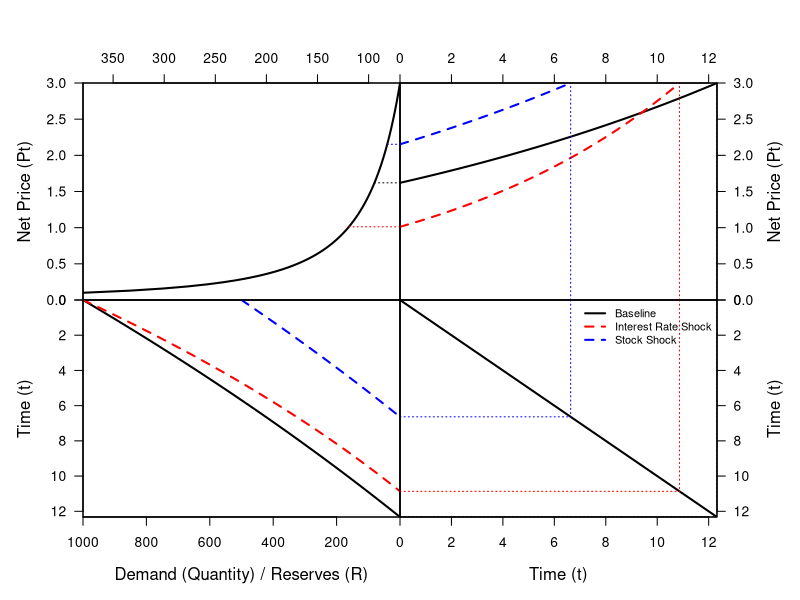

The R script that drew this image:
# PART 1: DATA GENERATION WITH NON-LINEAR DEMAND

# Step A: Define Model Parameters
# Using the user-provided parameters for a clear view of the demand curve
r_base <- 0.05; R0_base <- 1000
r_shock <- 0.10; R0_shock <- 500
pT <- 3; A <- 120; epsilon <- 0.5

# Step B: Define Core Economic Functions (Unchanged)
d_nonlinear <- function(p) A * p^(-epsilon)
stock_root_finder <- function(Tf, r, R) {
  quantity_as_a_function_of_time <- function(t) {
    price_at_t <- pT * exp(-r * (Tf - t))
    return(ifelse(price_at_t <= 0, Inf, d_nonlinear(price_at_t)))
  }
  total_extraction <- integrate(quantity_as_a_function_of_time, lower = 0, upper = Tf)$value
  return(R - total_extraction)
}

# Step C: Solve for all three paths (Unchanged)
# Path 1: Baseline
Tf_base <- uniroot(stock_root_finder, c(1, 200), r = r_base, R = R0_base)$root
time_base <- seq(0, Tf_base, length.out = 100); price_base <- pT * exp(-r_base * (Tf_base - time_base))
quantity_base <- d_nonlinear(price_base)
stock_base <- R0_base - sapply(time_base, function(t) {
  integrate(function(x) d_nonlinear(pT * exp(-r_base * (Tf_base - x))), lower = 0, upper = t)$value
})

# Path 2: Interest Rate Shock
Tf_r_shock <- uniroot(stock_root_finder, c(1, 200), r = r_shock, R = R0_base)$root
time_r_shock <- seq(0, Tf_r_shock, length.out = 100); price_r_shock <- pT * exp(-r_shock * (Tf_r_shock - time_r_shock))
quantity_r_shock <- d_nonlinear(price_r_shock)
stock_r_shock <- R0_base - sapply(time_r_shock, function(t) {
  integrate(function(x) d_nonlinear(pT * exp(-r_shock * (Tf_r_shock - x))), lower = 0, upper = t)$value
})

# Path 3: Resource Stock Shock
Tf_R_shock <- uniroot(stock_root_finder, c(1, 200), r = r_base, R = R0_shock)$root
time_R_shock <- seq(0, Tf_R_shock, length.out = 100); price_R_shock <- pT * exp(-r_base * (Tf_R_shock - time_R_shock))
quantity_R_shock <- d_nonlinear(price_R_shock)
stock_R_shock <- R0_shock - sapply(time_R_shock, function(t) {
  integrate(function(x) d_nonlinear(pT * exp(-r_base * (Tf_R_shock - x))), lower = 0, upper = t)$value
})


# PART 2: THE FINAL PLOTTING FUNCTION (WITH CORRECTED PROJECTIONS)

create_final_plot <- function(time_base, price_base, quantity_base, stock_base,
                              time_r_shock, price_r_shock, quantity_r_shock, stock_r_shock,
                              time_R_shock, price_R_shock, quantity_R_shock, stock_R_shock) {
  
  if (dev.cur() != 1) dev.off()
  layout(matrix(c(1, 2, 3, 4), nrow = 2, byrow = TRUE))
  par(oma = c(0, 0, 0, 0))
  
  P0_base <- price_base[1]; T_base <- max(time_base); Q0_base <- quantity_base[1]
  P0_r_shock <- price_r_shock[1]; T_r_shock <- max(time_r_shock); Q0_r_shock <- quantity_r_shock[1]
  P0_R_shock <- price_R_shock[1]; T_R_shock <- max(time_R_shock); Q0_R_shock <- quantity_R_shock[1]
  
  # Plot 1: Demand Curve (Top-Left)
  par(mar = c(0, 5, 5, 0))
  p_demand <- seq(0.1, pT, length.out = 100); q_demand <- d_nonlinear(p_demand)
  plot(q_demand, p_demand, type = "l", lwd = 2,
       xaxs = "i", yaxs = "i", xlim = rev(range(q_demand)), ylim = c(0, max(p_demand)),
       xaxt = "n", yaxt = "n", xlab = "", ylab = "")
  # Horizontal lines from initial prices to the demand curve
  segments(Q0_base, P0_base, 0, P0_base, lty = 3, col = "black")
  segments(Q0_r_shock, P0_r_shock, 0, P0_r_shock, lty = 3, col = "red")
  segments(Q0_R_shock, P0_R_shock, 0, P0_R_shock, lty = 3, col = "blue")
  axis(side = 2, las = 1); mtext("Net Price (Pt)", side = 2, line = 3)
  axis(side = 3); box()
  
  # Plot 2: Price Path (Top-Right)
  par(mar = c(0, 0, 5, 5))
  plot(time_base, price_base, type = "l", lwd = 2, lty = 1, col = "black",
       xaxs = "i", yaxs = "i",
       xlim = c(0, max(c(time_base, time_r_shock, time_R_shock))),
       ylim = c(0, max(c(price_base, price_r_shock, price_R_shock))),
       xaxt = "n", yaxt = "n", xlab = "", ylab = "")
  lines(time_r_shock, price_r_shock, lwd = 2, lty = 2, col = "red")
  lines(time_R_shock, price_R_shock, lwd = 2, lty = 2, col = "blue")
  # Vertical lines from terminal times up to the choke price
  segments(T_base, 0, T_base, pT, lty = 3, col = "black")
  segments(T_r_shock, 0, T_r_shock, pT, lty = 3, col = "red")
  segments(T_R_shock, 0, T_R_shock, pT, lty = 3, col = "blue")
  axis(side = 3); axis(side = 4, las = 1)
  mtext("Net Price (Pt)", side = 4, line = 3); box()
  
  # Plot 3: Reserve Path (Bottom-Left)
  par(mar = c(5, 5, 0, 0))
  plot(stock_base, time_base, type = "l", lwd = 2, lty = 1, col = "black",
       xaxs = "i", yaxs = "i",
       xlim = rev(range(c(stock_base, stock_r_shock, stock_R_shock))),
       ylim = rev(range(c(time_base, time_r_shock, time_R_shock))),
       xaxt = "n", yaxt = "n", xlab = "", ylab = "")
  lines(stock_r_shock, time_r_shock, lwd = 2, lty = 2, col = "red")
  lines(stock_R_shock, time_R_shock, lwd = 2, lty = 2, col = "blue")
  # NO projection lines in this quadrant, as requested
  axis(side = 1); mtext("Demand (Quantity) / Reserves (R)", side = 1, line = 3)
  axis(side = 2, las = 1); mtext("Time (t)", side = 2, line = 3); box()
  
  # Plot 4: 45-degree Line (Bottom-Right)
  par(mar = c(5, 0, 0, 5))
  plot(time_base, time_base, type = "l", lwd = 2, lty = 1, col = "black",
       xaxs = "i", yaxs = "i",
       xlim = c(0, max(c(time_base, time_r_shock, time_R_shock))),
       ylim = rev(range(c(time_base, time_r_shock, time_R_shock))),
       xaxt = "n", yaxt = "n", xlab = "", ylab = "")
  # Horizontal lines from terminal times to the y-axis
  segments(0, T_base, T_base, T_base, lty = 3, col = "black")
  segments(0, T_r_shock, T_r_shock, T_r_shock, lty = 3, col = "red")
  segments(0, T_R_shock, T_R_shock, T_R_shock, lty = 3, col = "blue")
  segments(T_base, 0, T_base, T_base, lty = 3, col = "black")
  segments(T_r_shock, 0, T_r_shock, T_r_shock, lty = 3, col = "red")
  segments(T_R_shock, 0, T_R_shock, T_R_shock, lty = 3, col = "blue")
  axis(side = 1); mtext("Time (t)", side = 1, line = 3)
  axis(side = 4, las = 1); mtext("Time (t)", side = 4, line = 3); box()
  legend("topright",
         legend = c("Baseline", "Interest Rate Shock", "Stock Shock"),
         lty = c(1, 2, 2),
         col = c("black", "red", "blue"),
         lwd = 2, bty = "n", cex = 0.8)
}

# PART 3: EXECUTION
create_final_plot(
  time_base, price_base, quantity_base, stock_base,
  time_r_shock, price_r_shock, quantity_r_shock, stock_r_shock,
  time_R_shock, price_R_shock, quantity_R_shock, stock_R_shock
)